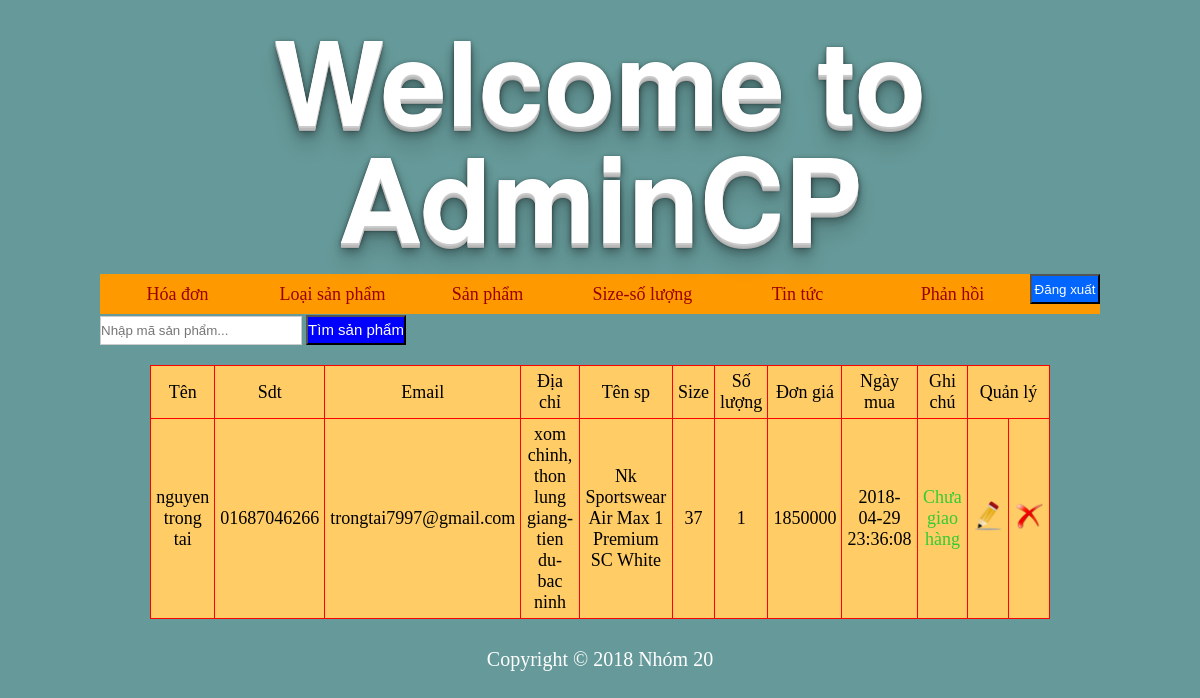
Page /admincp/index.php?quanly=hoadon&ac=lietke (signed in) on the committed database.
### tables this page shows
CREATE TABLE `hoadonchitiet` (
  `stt` int(11) NOT NULL,
  `idhoadon` int(11) NOT NULL,
  `idsp` int(11) NOT NULL,
  `size` int(2) NOT NULL COMMENT '36,37,38,39,40,41,42,43,44,45',
  `soluong` int(5) NOT NULL,
  `dongia` int(11) NOT NULL
);

CREATE TABLE `hoadon` (
  `idhoadon` int(11) NOT NULL,
  `tenkhachhang` varchar(255) NOT NULL,
  `dienthoai` varchar(11) NOT NULL,
  `email` varchar(255) NOT NULL,
  `diachi_nho` varchar(255) NOT NULL COMMENT 'Xóm/Thôn/Số nhà/Đường phố',
  `diachi_tb` varchar(255) NOT NULL COMMENT 'Quận/Huyện',
  `diachi_rong` varchar(255) NOT NULL COMMENT 'Tỉnh/Thành phố',
  `ngaymua` datetime NOT NULL DEFAULT CURRENT_TIMESTAMP,
  `idghichu` tinyint(1) NOT NULL COMMENT '0:Chưa giao hàng - 1:Đã giao hàng'
);

CREATE TABLE `sanpham` (
  `idsp` int(11) NOT NULL,
  `tensp` varchar(255) NOT NULL,
  `masp` varchar(255) NOT NULL,
  `hinhanh` varchar(255) NOT NULL,
  `idthuonghieu` tinyint(1) NOT NULL COMMENT '0:Adidas - 1:Nike',
  `dongia` int(11) NOT NULL COMMENT 'VND',
  `idloaisp` int(5) NOT NULL,
  `noidung` varchar(10000) NOT NULL
);

### admincp/modules/quanlyhoadon/lietke.php (the view)
<?php
	$sql_lietkesp="select * from hoadon,hoadonchitiet,sanpham where hoadon.idhoadon=hoadonchitiet.idhoadon and hoadonchitiet.idsp=sanpham.idsp order by hoadon.idhoadon";
	$row_lietkesp=mysqli_query($conn,$sql_lietkesp);
?>
<table border="1">
  <tr>
    <td>Tên</td>
    <td>Sdt</td>
    <td>Email</td>
    <td>Địa chỉ</td>
    <td>Tên sp</td>
    <td>Size</td>
    <td>Số lượng</td>
    <td>Đơn giá</td>
    <td>Ngày mua</td>
    <td>Ghi chú</td>
    <td colspan="2">Quản lý</td>
  </tr>
  <?php
  while($dong=mysqli_fetch_array($row_lietkesp)){
  ?>
  <tr>
    <td><?php echo $dong['tenkhachhang'];?></td>
    <td><?php echo $dong['dienthoai'] ?></td>
    <td><?php echo $dong['email'] ?></td>
    <td><?php echo $dong['diachi_nho'].'-'.$dong['diachi_tb'].'-'.$dong['diachi_rong'] ?></td>
    <td><?php echo $dong['tensp'] ?></td>
    <td><?php echo $dong['size'] ?></td>
    <td><?php echo $dong['soluong'] ?></td>
    <td><?php echo $dong['dongia'] ?></td>
    <td><?php echo $dong['ngaymua'] ?></td>
    <td>
      <span style="color: #33cc33">
      <?php
        if ($dong['idghichu'] == "0") {
          echo "Chưa giao hàng";
        }else{
          echo "Đã giao hàng";
        }
      ?>
      </span>
    </td>
    <td>
      <a href="index.php?quanly=hoadon&ac=sua&id=<?php echo $dong['idhoadon'] ?>">
        <center><img src="../Images/edit.png" width="30" height="30" /></center>
      </a>
    </td>
    <td>
      <a href="modules/quanlyhoadon/xuly.php?id=<?php echo $dong['idsp'] ?>">
        <center><img src="../Images/delete.png" width="30" height="30"   /></center>
      </a>
    </td>
  </tr>
  <?php
  }
  ?>
</table>

### admincp/style/admincp.css (style rules this page uses)
body { background:#669999; }
* { padding:0; margin:0; }
table { border-collapse:collapse; width:100%; background-color:#FC6; border:1px solid #F00; }
table tr td { color:#000; font-size:18px; text-align: center; padding:5px; }

### rows in the picture
hoadonchitiet: idhoadon.tenkhachhang "nguyen trong tai", idhoadon.dienthoai "01687046266", idhoadon.email "trongtai7997@gmail.com", idhoadon.diachi_nho "xom chinh, thon lung giang", idhoadon.diachi_tb "tien du", idhoadon.diachi_rong "bac ninh", idsp.tensp "Nk Sportswear Air Max 1 Premium SC White", size "37", soluong "1", idsp.dongia "1850000", idhoadon.ngaymua "2018-04-29 23:36:08"
